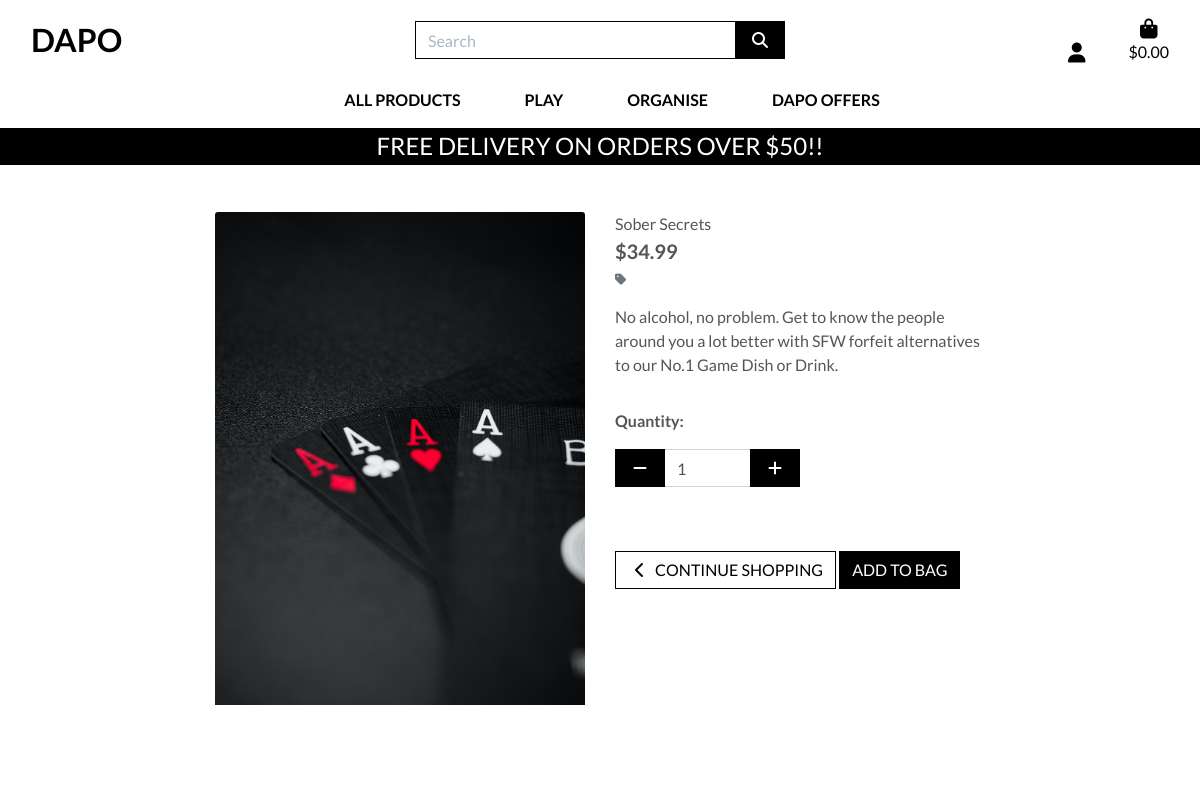
Page /products/3/ on the committed database.
### products/models.py (models this page shows, shortened)
class Product(models.Model):
    category = models.ForeignKey('Category', null=True, blank=True, on_delete=models.SET_NULL)
    sku = models.CharField(max_length=254, null=True, blank=True)
    name = models.CharField(max_length=254)
    description = models.TextField()
    price = models.DecimalField(max_digits=6, decimal_places=2)
    image_url = models.URLField(max_length=1024, null=True, blank=True)
    image = models.ImageField(null=True, blank=True)

### products/views.py (the view)
# urls.py: path('<int:product_id>/', views.product_detail, name='product_detail'),
def product_detail(request, product_id):
    product = get_object_or_404(Product, pk=product_id)
    context = {
        'product': product,
    }
    return render(request, 'products/product_detail.html', context)

### bag/contexts.py (called while the page is built, shortened)
def bag_contents(request):
    bag_items = []
    total = 0
    product_count = 0
    bag = request.session.get('bag', {})
    if total < settings.FREE_DELIVERY_THRESHOLD:
        delivery = total * Decimal(settings.STANDARD_DELIVERY_PERCENTAGE / 100)
        free_delivery_delta = settings.FREE_DELIVERY_THRESHOLD - total
    else:
        delivery = 0
        free_delivery_delta = 0
    grand_total = delivery + total
    context = {
        'bag_items': bag_items,
        'total': total,
        'product_count': product_count,
        'delivery': delivery,
        'free_delivery_delta': free_delivery_delta,
        'free_delivery_threshold': settings.FREE_DELIVERY_THRESHOLD,
        'grand_total': grand_total,
    }
    return context

### products/templates/products/product_detail.html (shortened to what this page needs)
{% extends "base.html" %}
{% load static %}
{% block page_header %}
    <div class="container header-container">
    </div>
{% endblock %}
{% block content %}
    <div class="overlay"></div>
    <div class="container-fluid">
        <div class="row">
            <div class="col-12 col-md-6 col-lg-4 offset-lg-2">
                <div class="image-container my-5">
                    {% if product.image %}
                        <a href="{{ product.image.url }}" target="_blank">
                            <img class="card-img-top img-fluid" src="{{ product.image.url }}" alt="{{ product.name }}">
                        </a>
                        {% else %}
                        <a href="">
                            <img class="card-img-top img-fluid" src="{{ MEDIA_URL }}noimage.png" alt="{{ product.name }}">
                        </a>
                    {% endif %}
                </div>
            </div>
            <div class="col-12 col-md-6 col-lg-4">
                <div class="product-details-container mb-5 mt-md-5">
                    <p class="mb-0">{{ product.name }}</p>
                    <p class="lead mb-0 text-left font-weight-bold">${{ product.price }}</p>
                    {% if product.category %}
                    <p class="small mt-1 mb-0">
                        <a class="text-muted" href="{% url 'products' %}?category={{ product.category.name }}">
                            <i class="fas fa-tag mr-1"></i>{{ product.category.friendly_name }}
                        </a>
                    </p>
                    {% endif %}
                    <p class="mt-3">{{ product.description }}</p>
                    <form class="form" action="{% url 'add_to_bag' product.id %}" method="POST">
                        <div class="form-row">
                            {% with product.has_sizes as s %}
                            <div class="col-12">
                                <p class="mt-3"><strong>Quantity:</strong></p>
                                <div class="form-group w-50">
                                    <div class="input-group">
                                        <div class="input-group-prepend">
                                            <button class="decrement-qty btn btn-black rounded-0"
                                                data-item_id="{{ product.id }}" id="decrement-qty_{{ product.id }}">
                                                <span class="icon">
                                                    <i class="fas fa-minus"></i>
                                                </span>
                                            </button>
                                        </div>
                                        <input class="form-control qty_input" type="number"
                                            name="quantity" value="1" min="1" max="6"
                                            data-item_id="{{ product.id }}"
                                            id="id_qty_{{ product.id }}">
                                        <div class="input-group-append">
                                            <button class="increment-qty btn btn-black rounded-0"
                                                data-item_id="{{ product.id }}" id="increment-qty_{{ product.id }}">
                                                <span class="icon">
                                                    <i class="fas fa-plus"></i>
                                                </span>
                                            </button>
                                        </div>
                                    </div>
                                </div>
                            </div>
                            <div class="col{% if s %}-12 mt-2{% endif %}">
                                <a href="{% url 'products' %}" class="btn btn-outline-black rounded-0 mt-5">
                                    <span class="icon">
                                        <i class="fas fa-chevron-left"></i>
                                    </span>
                                    <span class="text-uppercase">Continue Shopping</span>
                                </a>
                                <input type="submit" class="btn btn-black rounded-0 text-uppercase mt-5" value="Add to Bag">
                            </div>
                            {% endwith %}
                        </div>
                    </form>
                </div>
            </div>
        </div>
    </div>
{% endblock %}

### static/css/base.css (style rules this page uses)
html { height: 100%; }
body { background: url(/static/Joyful-young-friends.jpg) no-repeat center center fixed; background-size: cover; height: calc(100vh - 164px); color: #555; font-family: 'Lato'; }
.icon { align-items: center; display: inline-flex; justify-content: center; height: 1.5rem; width: 1.5rem; }
.btn-black { background: black; color: white; }
.btn-outline-black { background: white; color: black !important; border: 1px solid black; }
.overlay { height: 100%; width: 100%; top: 0; left: 0; position: fixed; background: white; z-index: -1; }
@media (min-width: 1200px) { .container { max-width: 80%; } }
@media (min-width: 992px) { .header-container { padding-top: 164px; } }

### rows in the picture
Product: image (picture), name "Sober Secrets", price "34.99", description "No alcohol, no problem. Get to know the people around you a lot better with SFW forfeit alternatives to our No.1 Game Dish or Drink."

### other values in the picture
{{ free_delivery_threshold }} "50"
